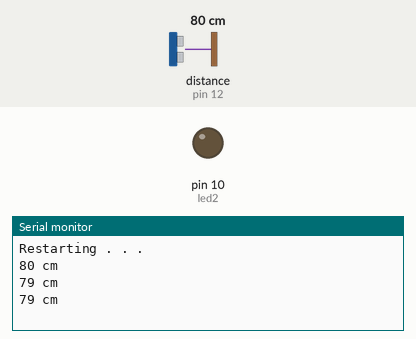
This sketch was run on a simulated Arduino Uno, built with avr-gcc and run on an emulated ATmega328P. Shown: output pins drawn as LEDs (lit = HIGH), the last lines printed to the serial monitor. Wiring (inferred from the names in the program): ultrasonic range finder: trigger pin 11; echo pin 12. The inputs (shaded band) are chosen by the test bench; at power-on: distance to the obstacle (sensor on pin 12) 80 cm. The echo pulse lasts 58.3 µs per cm; pins used as bus, display or sensor lines are not drawn.

Above: at 1.3 s.
1.4 s: distance to the obstacle (sensor on pin 12) set to 195 cm
At 1.9 s:
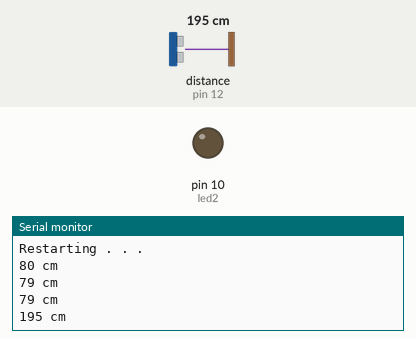
2.9 s: distance to the obstacle (sensor on pin 12) set to 205 cm
At 3.5 s:
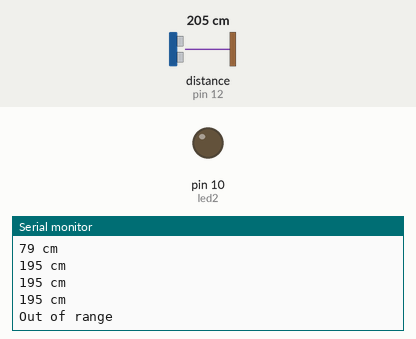
Timing chart, 0 to 5.9 s (numbered marks = the images above; inputs shaded):
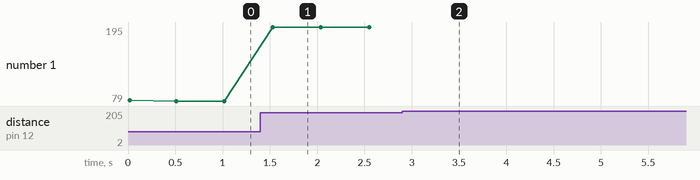

Measured:
- the behaviour switches between 199 and 200 cm on distance to the obstacle (sensor on pin 12) (found by bisection; images 1 and 2)
- after the input at 1.4 s, the serial monitor: prints a new line after 0.13 s (image 1)
- after the input at 2.9 s, the serial monitor: prints a new line after 0.17 s (image 2)
- plotted number 1: 79 → 195 after the input at 1.4 s

The sketch:

WaterLevelSensor.ino
```cpp
#define trigPin 11
#define echoPin 12
#define led 11
#define led2 10

void setup() {
  Serial.begin (9600);
  pinMode(trigPin, OUTPUT);
  pinMode(echoPin, INPUT);
  pinMode(led, OUTPUT);
  pinMode(led2, OUTPUT);
  Serial.println("Restarting . . .");
}

void loop() {
  long duration, distance;
  //digitalWrite(trigPin, LOW);
  //delayMicroseconds(2);
  digitalWrite(trigPin, HIGH);
//  delayMicroseconds(1000);
  delayMicroseconds(10); //
  digitalWrite(trigPin, LOW);
  duration = pulseIn(echoPin, HIGH);
  distance = (duration/2) / 29.1;
  if (distance >= 200 || distance <= 0){
    Serial.println("Out of range");
  }
  else {
    Serial.print(distance);
    Serial.println(" cm");
  }
  delay(500);
}
```
